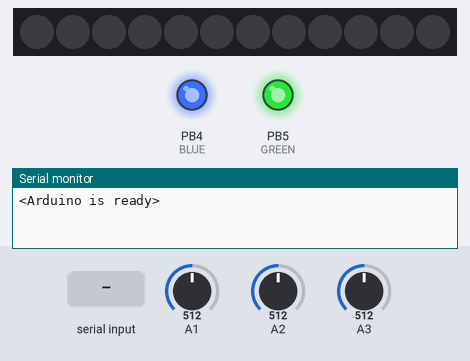
A sketch run on a simulated ATtiny85, built with avr-gcc and run on an emulated ATtiny85. Parts: 12 RGB LEDs in strip order, left to right, output pins drawn as LEDs (lit = HIGH), the last lines printed to the serial monitor. The inputs (shaded band) are chosen by the test bench; at power-on: A1 = 512, A2 = 512, A3 = 512. Dim RGB values are drawn brighter than linear.

Above: at 1.2 s.
1.3 s: "<L,1>" received over Serial
At 2.0 s:
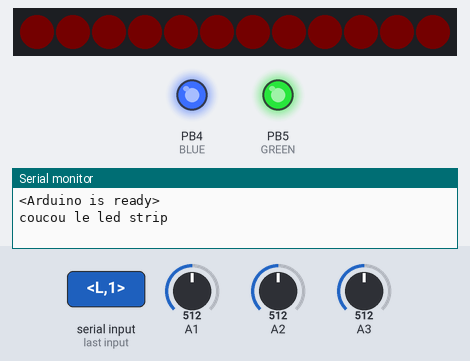
2.8 s: "<L,150>" received over Serial
At 3.4 s:
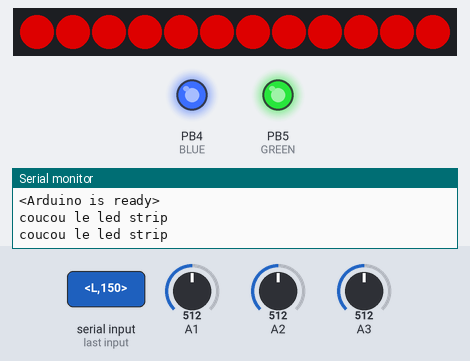
4.3 s: "<L>" received over Serial
At 5.3 s:
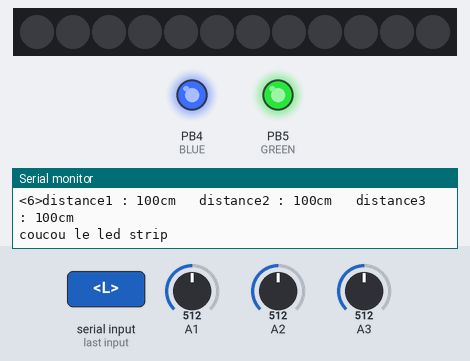
Timing chart, 0 to 7.3 s (numbered marks = the images above; inputs shaded):
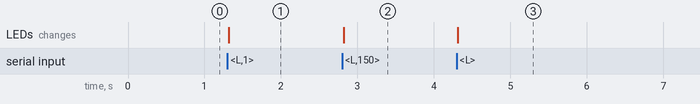

The sketch:

ArbreolePOC.ino
```cpp
// LED strip
#include "Adafruit_WS2801.h"
#include "SPI.h" // Comment out this line if using Trinket or Gemma
#ifdef __AVR_ATtiny85__
 #include <avr/power.h>
#endif

uint8_t dataPin  = 11;    // Yellow wire on Adafruit Pixels
uint8_t clockPin = 12;    // Green wire on Adafruit Pixels

Adafruit_WS2801 strip = Adafruit_WS2801(12, dataPin, clockPin);
// end LED strip

// LED STRIP VARIABLES
const byte numColors = 3;
byte ledStripColor[numColors] = {0, 0, 0}; // {R, G, B}
int ledStripState = LOW;
unsigned long lastUpdate = 0;
int ledStripBlinkInterval = 0;

// SPOT LIGHT
// Define Pins
#define RED 6
#define GREEN 5
#define BLUE 4

byte spotLightColor[3] = {0, 0, 0}; // {R, G, B}
int spotLightOnTime = 0;
// END SPOT LIGHT


// SHARP SENSORS
const int sensorPin1 = 1;
const int sensorPin2 = 2;
const int sensorPin3 = 3;

unsigned long prevSendSensorsValuemillis = 0;
unsigned long sendSensorsValueInterval = 4000;
// END SHARP SENSORS

// SERIAL VARIABLES
const byte buffSize = 40;
char inputBuffer[buffSize];
const char startMarker = '<';
const char endMarker = '>';
byte bytesRecvd = 0;
boolean readInProgress = false;
boolean newDataFromPC = false;

char messageFromPC[buffSize] = {0};

unsigned long curMillis;

unsigned long prevReplyToPCmillis = 0;
unsigned long replyToPCinterval = 3500;

//=============

void setup() {
  Serial.begin(9600);

  // LED strip
  #if defined(__AVR_ATtiny85__) && (F_CPU == 16000000L)
    clock_prescale_set(clock_div_1); // Enable 16 MHz on Trinket
  #endif

  strip.begin();

  // Update LED contents, to start they are all 'off'
  strip.show();
  // end LED strip

  // SPOT
  pinMode(RED, OUTPUT);
  pinMode(GREEN, OUTPUT);
  pinMode(BLUE, OUTPUT);

  digitalWrite(RED, HIGH);
  digitalWrite(GREEN, HIGH);
  digitalWrite(BLUE, HIGH);
  // END SPOT

  // tell the PC we are ready
  Serial.println("<Arduino is ready>");
}

//=============

void loop() {
  curMillis = millis();
  getDataFromPC();
  ledstrip();
  spotLight();
  sendSensorsValues();
//  replyToPC();
  sendToPC();
}

//=============

void getDataFromPC() {

    // receive data from PC and save it into inputBuffer

  if(Serial.available() > 0) {

    char x = Serial.read();

      // the order of these IF clauses is significant

    if (x == endMarker) {
      readInProgress = false;
      newDataFromPC = true;
      inputBuffer[bytesRecvd] = 0;
      parseData();
    }

    if(readInProgress) {
      inputBuffer[bytesRecvd] = x;
      bytesRecvd ++;
      if (bytesRecvd == buffSize) {
        bytesRecvd = buffSize - 1;
      }
    }

    if (x == startMarker) {
      bytesRecvd = 0;
      readInProgress = true;
    }
  }
}

//=============

void parseData() {

    // split the data into its parts
    // assumes the data will be received as (eg) 0,1,35

  char * strtokIndx; // this is used by strtok() as an index

  strtokIndx = strtok(inputBuffer,","); // get the first part
  strcpy(messageFromPC, strtokIndx); // copy it to messageFromPC

  if (strcmp(messageFromPC, "L") == 0) {
    Serial.println("coucou le led strip");

    strtokIndx = strtok(NULL, ","); // this continues where the previous call left off
    ledStripColor[0] = atoi(strtokIndx); //  convert to an integer

    strtokIndx = strtok(NULL, ","); // this continues where the previous call left off
    ledStripColor[1] = atoi(strtokIndx);

    strtokIndx = strtok(NULL, ",");
    ledStripColor[2] = atoi(strtokIndx);

    strtokIndx = strtok(NULL, ",");
    ledStripBlinkInterval = atoi(strtokIndx);
  } else if (strcmp(messageFromPC, "S") == 0) {
    Serial.println("coucou le spot");

    strtokIndx = strtok(NULL, ","); // this continues where the previous call left off
    spotLightColor[0] = atoi(strtokIndx); //  convert to an integer

    strtokIndx = strtok(NULL, ","); // this continues where the previous call left off
    spotLightColor[1] = atoi(strtokIndx);

    strtokIndx = strtok(NULL, ",");
    spotLightColor[2] = atoi(strtokIndx);
  }

}

//=============

void replyToPC() {

  if (newDataFromPC) {
    newDataFromPC = false;
    Serial.print("<R ");
    Serial.print(ledStripColor[0]);
    Serial.print(" G ");
    Serial.print(ledStripColor[1]);
    Serial.print(" B ");
    Serial.print(ledStripColor[2]);
    Serial.print(" Time ");
    Serial.print(curMillis >> 9); // divide by 512 is approx = half-seconds
    Serial.println(">");
  }
}

//=============

void sendToPC() {
	if (curMillis - prevReplyToPCmillis >= replyToPCinterval) {
		prevReplyToPCmillis += replyToPCinterval;
		int valForPC = curMillis >> 9; // approx half seconds
		Serial.print('<');
		Serial.print(valForPC);
		Serial.print('>');
	}
}

// LED STRIPS FUNCTIONS

// fill the dots one after the other with said color
// good for testing purposes
void colorAll(uint32_t c) {
  int i;

  for (i=0; i < strip.numPixels(); i++) {
      strip.setPixelColor(i, c);
  }
  strip.show();
}

// Create a 24 bit color value from R,G,B
uint32_t Color(byte r, byte g, byte b)
{
  uint32_t c;
  c = r;
  c <<= 8;
  c |= g;
  c <<= 8;
  c |= b;
  return c;
}

void ledstrip() {
  if (ledStripBlinkInterval == 0) {
     colorAll(Color(ledStripColor[0], ledStripColor[1], ledStripColor[2]));
  }
    if((curMillis - lastUpdate) > ledStripBlinkInterval && ledStripBlinkInterval != 0)  // time to update
    {
      lastUpdate = millis();
      if (ledStripState == LOW) {
        ledStripState = HIGH;
        colorAll(Color(ledStripColor[0], ledStripColor[1], ledStripColor[2]));
      } else {
        ledStripState = LOW;
        colorAll(Color(0,0,0));
      }
    }
}


// SPOT LIGHT FUNCTIONS
void spotLight() {
  analogWrite(RED, 255 - spotLightColor[0]);
  analogWrite(GREEN, 255 - spotLightColor[1]);
  analogWrite(BLUE, 255 - spotLightColor[2]);
}


// SENSORS FUNCTIONS

int sensorValue1;
int sensorValue2;
int sensorValue3;
int distance1;
int distance2;
int distance3;

void sendSensorsValues() {
  if (curMillis - prevSendSensorsValuemillis >= sendSensorsValueInterval) {
    prevSendSensorsValuemillis += sendSensorsValueInterval;

    sensorValue1 = analogRead(sensorPin1);
    distance1 = 28250 / (sensorValue1-229.5);

    sensorValue2 = analogRead(sensorPin2);
    distance2 = 28250 / (sensorValue2-229.5);

    sensorValue3 = analogRead(sensorPin3);
    distance3 = 28250 / (sensorValue3-229.5);


  Serial.print("distance1 : ");
  Serial.print(distance1);
  Serial.print("cm   ");

  Serial.print("distance2 : ");
  Serial.print(distance2);
  Serial.print("cm   ");

  Serial.print("distance3 : ");
  Serial.print(distance3);
  Serial.println("cm   ");
  }
}
```

Measured:
- after the input at 1.3 s, the LEDs: change at once (image 1)
- after the input at 2.8 s, the LEDs: change at once (image 2)
- after the input at 4.3 s, the LEDs: change at once (image 3)
